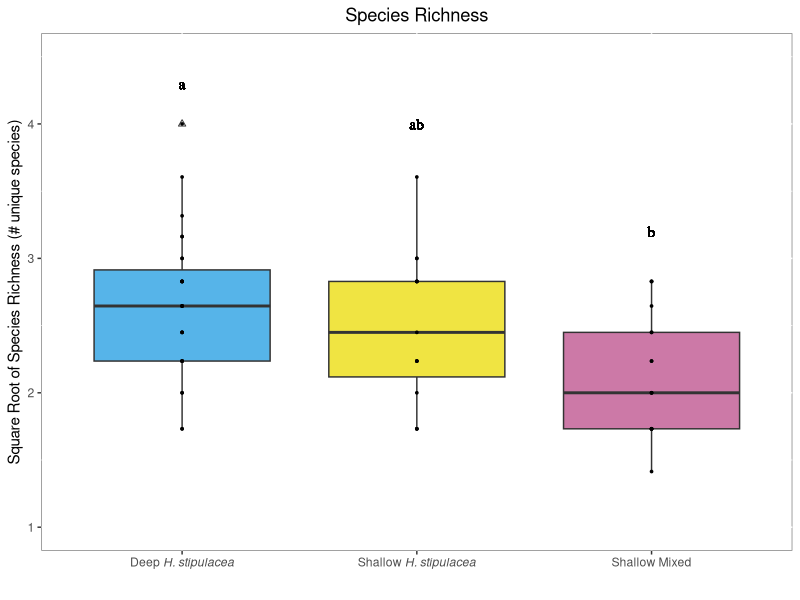
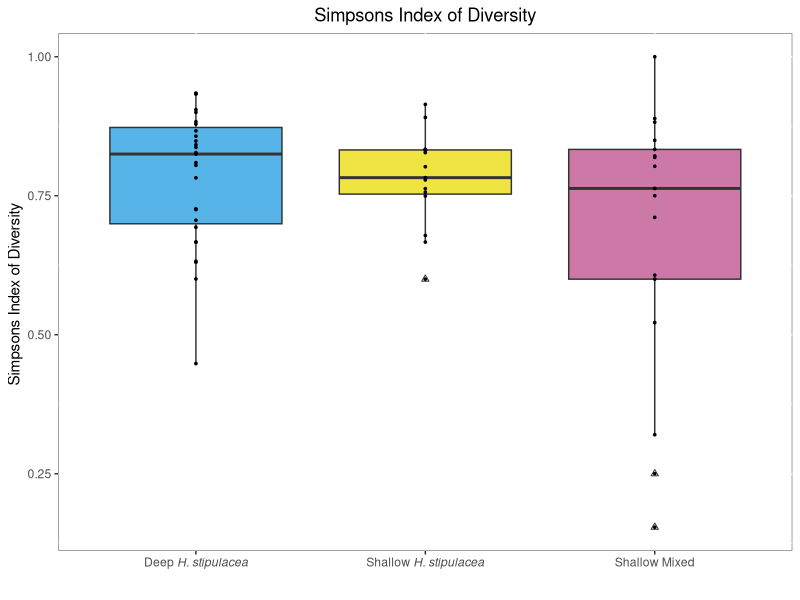
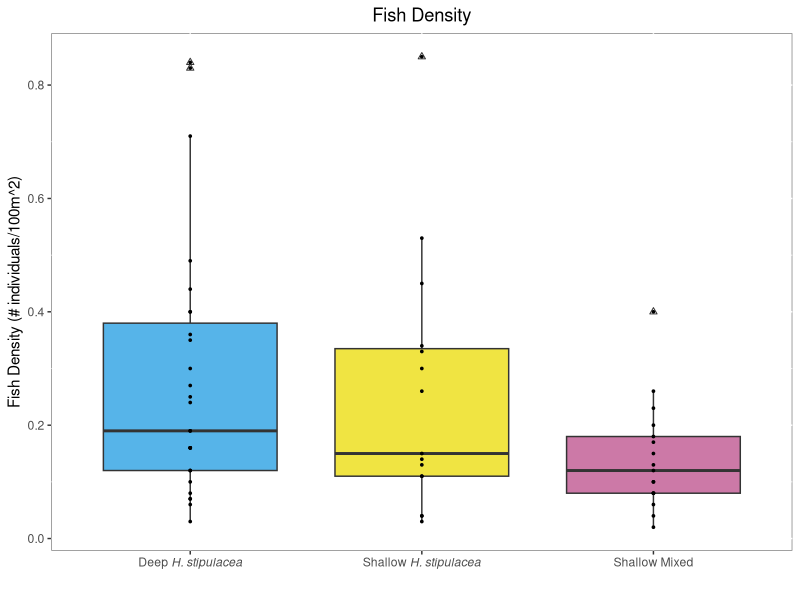

These charts were generated, in order, by the following R code: (Note: this script raises an error after producing the figures.)
## ---- chunk 1
library(tidyverse)

finaldiversityplots<- read.csv("Data/WeFixedItAnalyzeMe.csv")

#adding a column for fish density, total number of fish divided by the area of the transect
finaldiversityplots<-finaldiversityplots%>%
  mutate(density=N/100)

#add the column with the square root of richness because we transfromed the data for the species richness data for the ANOVA 

finaldiversityplots$rsqrt<-(sqrt(finaldiversityplots$Species_Richness))

#add our seagrass categories to the dataframe
finaldiversityplots<-finaldiversityplots %>% 
  mutate(totalgrass= (PCovHalophila+
                      PCovThalassia+
                      PCovHalodule+
                      PCovSyringodium)) %>% 
  mutate(PerHalTotal=(PCovHalophila/totalgrass))

##Nas were generated on three transects where there was no seagrass we are only interested in looking at the differences when seagrass is present, removing these three transects
finaldiversityplots<-finaldiversityplots%>%
  filter(totalgrass!=0)

##Make the depth bin categories, we know that deeper than 15 meters there is no native seagrasses, and we want to separate the transects below 15 meters into two groups, ones that are 100% halophila, and ones that are not 100% halophila and contain native seagrasses, and then select for column that we need for further analysis


finaldiversityplots<- finaldiversityplots%>% 
       mutate(dhcat = case_when((depth >= 15.0) ~ "deep",
                                (depth <= 15.0 & PerHalTotal == 1.0) ~ "hal",
                                (depth <= 15.0 & PerHalTotal < 1.0) ~ "native" ))


#species richness plot first

RichnessFinal<-finaldiversityplots%>%
    ggplot(names=labels, aes(x=dhcat, y=rsqrt, fill=dhcat))+
  geom_boxplot(outlier.shape=2)+#change the shape of outliers
  geom_point(size=0.6)+#adds the points onto plot in single line
  xlab(" ")+#no x axis labels 
  ylab("Square Root of Species Richness (# unique species)")+#no y axis lables
  ggtitle("Species Richness")+
   scale_fill_manual(
  name = "Category",
  values = c("deep" = "#56B4E9", "hal" = "#F0E442", "native" = "#CC79A7"),
  labels = c(
    "deep"   = expression("Deep "*italic("H. stipulacea")),
    "hal"    = expression("Shallow "*italic("H. stipulacea")),
    "native" = "Shallow Mixed"
  )
)+#pick the colors
  scale_x_discrete(labels = c(
  "deep"   = expression("Deep "*italic("H. stipulacea")),
  "hal"    = expression("Shallow "*italic("H. stipulacea")),
  "native" = "Shallow Mixed"
))+
  geom_text(aes(family="serif", fontface="plain"),x= "deep" , y=4.3, label="a")+#add first letter, family and fontface change font and remove bold
  geom_text(aes(family="serif", fontface="plain", label="ab"),x= "hal" , y=4.0)+#add second letter
  geom_text(aes(family="serif", fontface="plain"), x= "native" , y=3.2, label="b")+#add third letter 
    ylim(1,4.5)+#manually set y axis 
  theme(legend.position="none",panel.background = element_rect(fill = "white", colour = "grey50"),plot.title = element_text(hjust = 0.5))#no legend, gridlines or grey background, centered title

  
 

RichnessFinal

#simpsons diversity plot

SimpsonsFinal<-finaldiversityplots%>%
    ggplot(names=labels, aes(x=dhcat, y=simpsons, fill=dhcat))+
  geom_boxplot(outlier.shape=2)+#change the shape of outliers
  geom_point(size=0.6)+#adds the points onto plot in single line
  xlab(" ")+#no x axis labels 
  ylab("Simpsons Index of Diversity ")+#no y axis lables
  ggtitle("Simpsons Index of Diversity")+
   scale_fill_manual(
  name = "Category",
  values = c("deep" = "#56B4E9", "hal" = "#F0E442", "native" = "#CC79A7"),
  labels = c(
    "deep"   = expression("Deep "*italic("H. stipulacea")),
    "hal"    = expression("Shallow "*italic("H. stipulacea")),
    "native" = "Shallow Mixed"
  )
)+#pick the colors
  scale_x_discrete(labels = c(
  "deep"   = expression("Deep "*italic("H. stipulacea")),
  "hal"    = expression("Shallow "*italic("H. stipulacea")),
  "native" = "Shallow Mixed"
))+
  theme(legend.position="none",panel.background = element_rect(fill = "white", colour = "grey50"),plot.title = element_text(hjust = 0.5))#no gridlines or grey background, centered title
 
SimpsonsFinal

#Density Plot

DenseFinal<-finaldiversityplots%>%
    ggplot(names=labels, aes(x=dhcat, y=density, fill=dhcat))+
  geom_boxplot(outlier.shape=2)+#change the shape of outliers
  geom_point(size=0.6)+#adds the points onto plot in single line
  xlab(" ")+#no x axis labels 
  ylab("Fish Density (# individuals/100m^2)")+#no y axis lables
  ggtitle("Fish Density")+
   scale_fill_manual(
  name = "Category",
  values = c("deep" = "#56B4E9", "hal" = "#F0E442", "native" = "#CC79A7"),
  labels = c(
    "deep"   = expression("Deep "*italic("H. stipulacea")),
    "hal"    = expression("Shallow "*italic("H. stipulacea")),
    "native" = "Shallow Mixed"
  )
)+#pick the colors
  scale_x_discrete(labels = c(
  "deep"   = expression("Deep "*italic("H. stipulacea")),
  "hal"    = expression("Shallow "*italic("H. stipulacea")),
  "native" = "Shallow Mixed"
))+
  theme(legend.position="none",panel.background = element_rect(fill = "white", colour = "grey50"),plot.title = element_text(hjust = 0.5))#no legend, gridlines or grey background, centered title
 
DenseFinal

#Three Plots Combined

DiversityPlot<-RichnessFinal+DenseFinal+SimpsonsFinal

DiversityPlot
